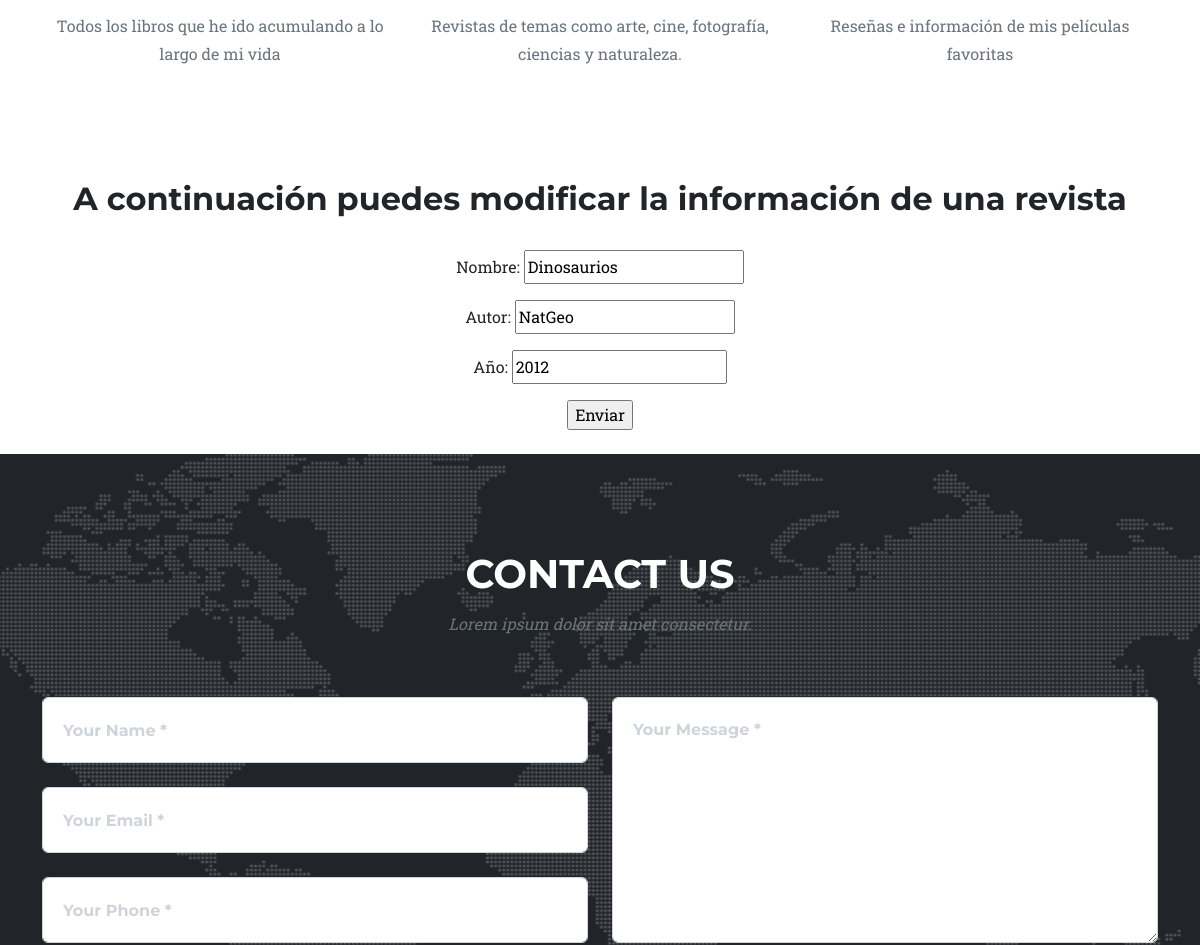
Before: /AppBiblioteca/clases/updateRevista/Dinosaurios/ (middle part) with the older database file.
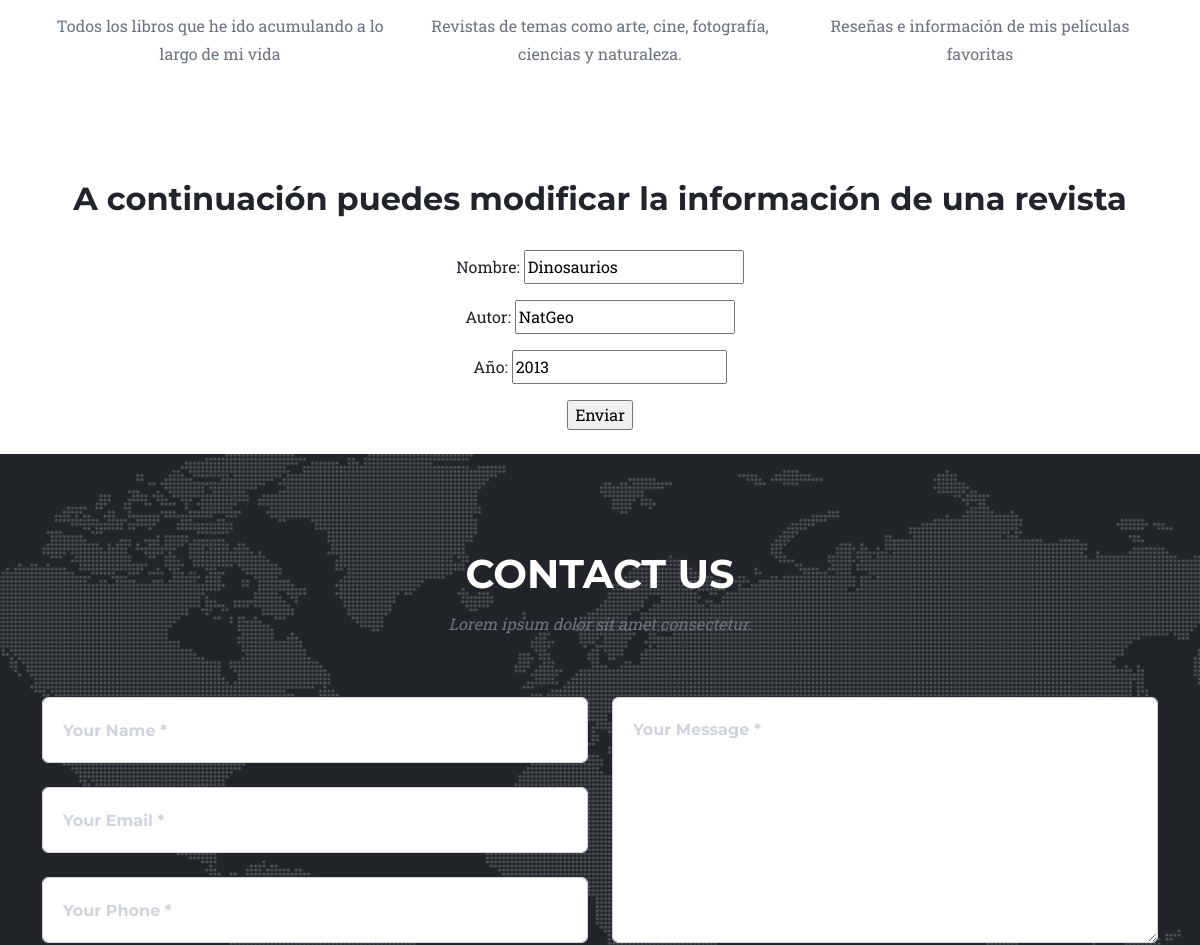
After: the same page with the newer database file.
### AppBiblioteca/models.py (models this page shows, shortened)
class Revista(models.Model):
    nombre = models.CharField(max_length=40)
    autor = models.CharField(max_length=20)
    año = models.PositiveBigIntegerField()

### AppBiblioteca/views.py (the view)
# urls.py: path('clases/updateRevista/<str:nombre>/', views.RevistaUpdateView.as_view(), name='revistasUpdate'),
class RevistaUpdateView(UpdateView):
    model = Revista
    template_name = "app_biblioteca/revistasUpdate.html"
    success_url = reverse_lazy('revistasList')
    fields = ["nombre", "autor","año"]
    def get_object(self):
        nombre = self.kwargs.get("nombre")
        return Revista.objects.get(nombre=nombre)

### AppBiblioteca/templates/app_biblioteca/revistasUpdate.html (shortened to what this page needs)
{% extends 'app_biblioteca/padre.html' %}
{% load static %}
{% block main %}
<div align="center">
    <h2>A continuación puedes modificar la información de una revista</h2>
    <br>
    <form action="" method="POST">
        {{ form.as_p }}
        <input type="submit" value="Enviar">
    </form>
    <br>
</div>
{% endblock main %}

Changed rows visible on the page:
changed Revista "Dinosaurios": año "2012" → "2013"
